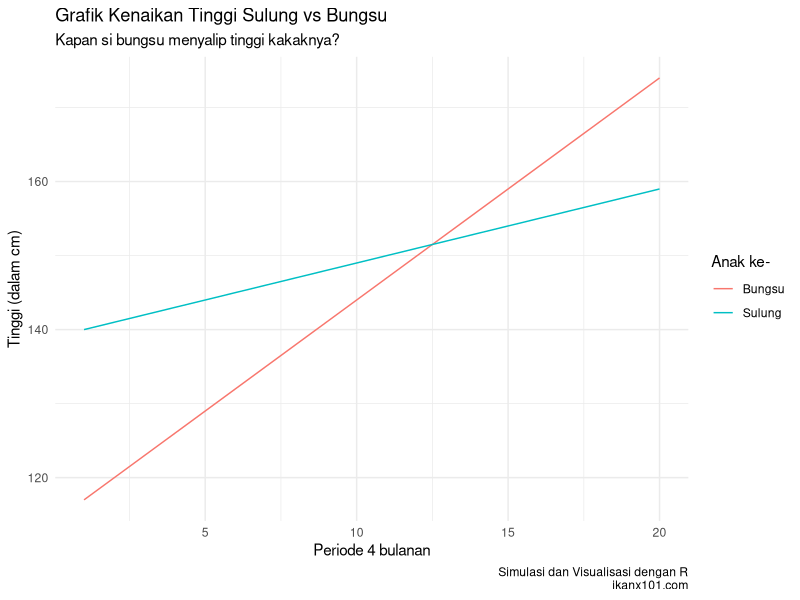

R code for this plot:
## ---- chunk 1
rm(list=ls())

library(dplyr)
library(ggplot2)
library(reshape2)

ceisya = 114
ahnaf = 139

bungsu = ceisya
sulung = ahnaf
## ---- chunk 2
b = function(t)114+3*t
s = function(t)139+t

data = 
  data.frame(t = 1:20) %>%
  mutate(Bungsu = b(t),
         Sulung = s(t)) %>%
  melt(id.vars = "t") %>%
  rename(anak = variable,
         tinggi = value) 

data %>%
  ggplot(aes(x = t,
	     y = tinggi,
	     color = anak)) +
  geom_line() +
  theme_minimal() +
  labs(color = "Anak ke-",
       title = "Grafik Kenaikan Tinggi Sulung vs Bungsu",
       subtitle = "Kapan si bungsu menyalip tinggi kakaknya?",
       x = "Periode 4 bulanan",
       y = "Tinggi (dalam cm)",
       caption = "Simulasi dan Visualisasi dengan R\nikanx101.com")
## ---- chunk 3
laju_ceisya = 3
laju_ahnaf = 1

i = 0

while(ceisya < ahnaf){
  ceisya = ceisya + laju_ceisya
  ahnaf = ahnaf + laju_ahnaf
  i = i + 1
  print(ceisya)
  print(ahnaf)
}

print(i * 4 / 12)
